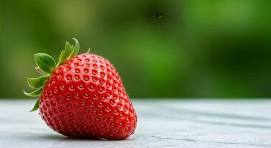
#> input picture image.jpg, 271 x 148 px
$ python 'exp11 code.py'
#> lines starting #> are read from the running program, lines starting #| are printed output that depends on the picture
import cv2
import numpy as np

# Read the image
image = cv2.imread("image.jpg")
#> image is the input picture: shape (148, 271, 3); mean B, G, R 72.4, 115.1, 111.6

# Check if the image is loaded
if image is None:
    print("Error: Image not found.")
    exit()

rows, cols = image.shape[:2]
#> rows = 148; cols = 271

# Define three points in the original image
pts1 = np.float32([[50, 50], [200, 50], [50, 200]])

# Define corresponding points in the transformed image
pts2 = np.float32([[10, 100], [200, 50], [100, 250]])

# Compute the affine transformation matrix
M = cv2.getAffineTransform(pts1, pts2)

# Apply the affine transformation
transformed = cv2.warpAffine(image, M, (cols, rows))
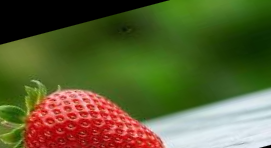
#> transformed: shape (148, 271, 3); mean B, G, R 50.6, 96.3, 92.7

# Display the images
cv2.imshow("Original Image", image)
cv2.imshow("Affine Transformed Image", transformed)

cv2.waitKey(0)
cv2.destroyAllWindows()

$ run again, with exp24-input.jpg copied over image.jpg
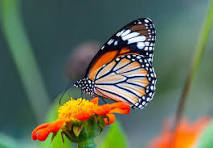
#> input picture exp24-input.jpg, 213 x 148 px
#> image is the input picture: shape (148, 213, 3); mean B, G, R 89, 108.1, 97.2
#> `transformed = cv2.warpAffine(image, M, (cols, rows))`:
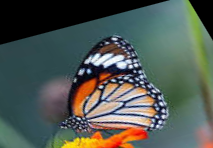
#> transformed: shape (148, 213, 3); mean B, G, R 82.9, 90, 81.3

$ run again, with exp28-input.jpeg copied over image.jpg
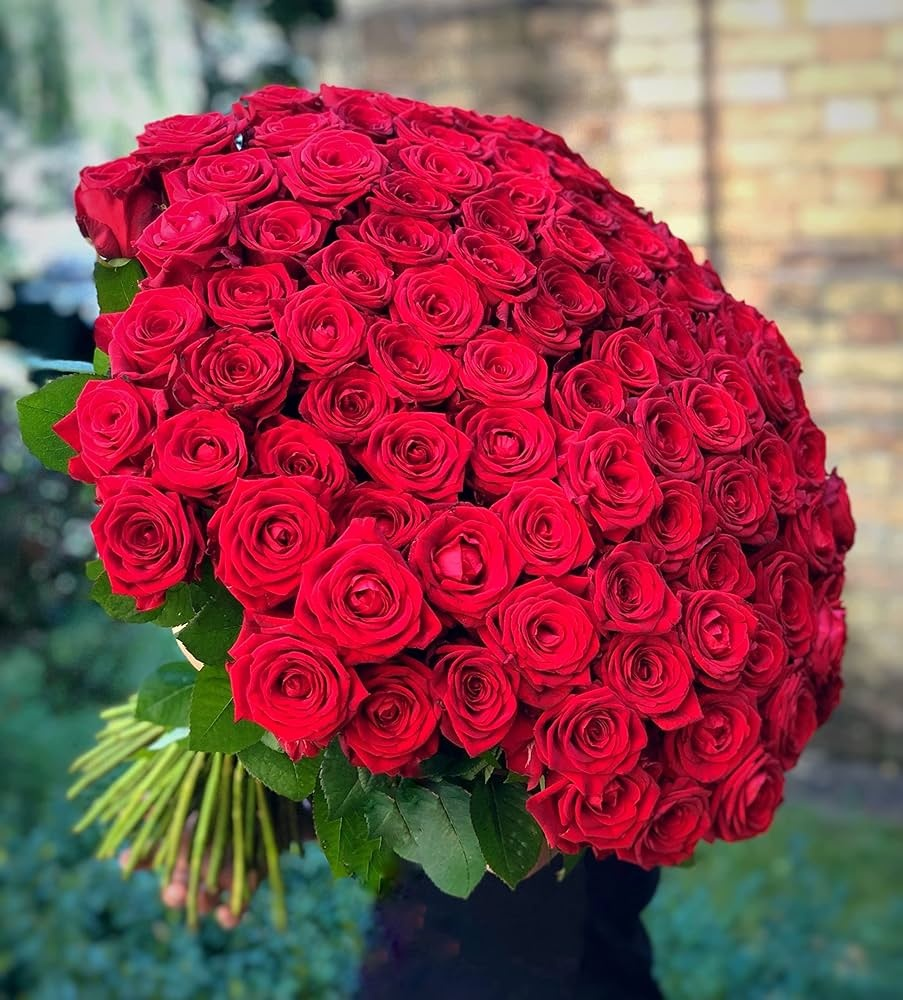
#> input picture exp28-input.jpeg, 903 x 1000 px
#> image is the input picture: shape (1000, 903, 3); mean B, G, R 78.3, 70.4, 141.4
#> `transformed = cv2.warpAffine(image, M, (cols, rows))`:
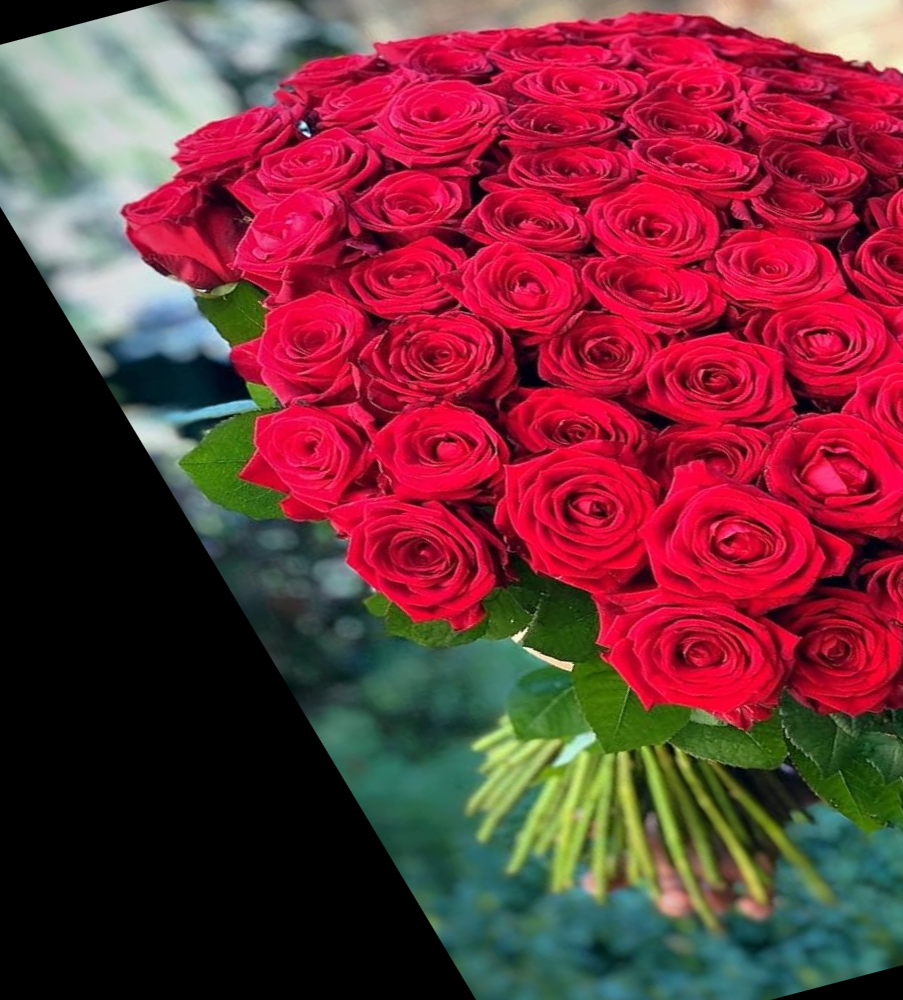
#> transformed: shape (1000, 903, 3); mean B, G, R 56.9, 47.5, 114.6
